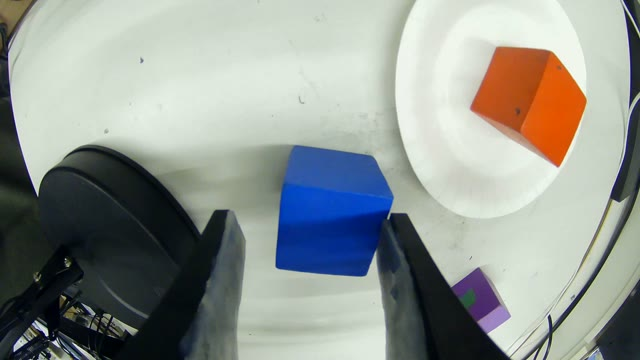
#> input picture sample_data/20260917_150545_000001/right_wrist_frame.jpg, 640 x 360 px
$ python -i rgbd_align.py   (imports and definitions only)
#> lines starting #> are read from the running program, lines starting #| are printed output that depends on the picture
#> further down, picture is the input picture: shape (360, 640, 3); mean B, G, R 146.2, 151.2, 145.4
"""Is the depth map pointing at the same place as the colour image?

`check_rgbd_ready` already asks whether depth exists, covers enough of the frame and sits at a plausible distance, and
`tools.calibrate_table_frame` cross-checks the table plane against a board solved from colour. Neither notices a depth
map that is spatially *shifted* — the plane is still flat and the coverage is still fine when every object boundary is
four pixels to the left, and four pixels at a metre is a couple of centimetres of cube. The Orbbec aligns depth to
colour in hardware, which is exactly the kind of thing that is either right or quietly wrong.

So: find the edges both images agree should exist, and measure how far apart they land.

    rgb edges          Canny on the colour image
    depth edges        where the depth gradient jumps by more than a few centimetres
    offset             for each depth edge pixel, the distance to the nearest rgb edge

Three numbers come out, and none of them is a threshold. What counts as acceptable depends on the distance to the table
and on how much a pixel is worth there, so the first datasets record these and the limits are set afterwards from what
a known-good rig actually produces. Only a gross offset -- edges that are nowhere near each other -- is a failure on
sight."""
from __future__ import annotations
import numpy as np


def _edges_rgb(rgb: np.ndarray, *, lo: int = 60, hi: int = 160) -> np.ndarray:
#> called with lo = 60, hi = 160
    import cv2
    g = cv2.cvtColor(rgb, cv2.COLOR_BGR2GRAY) if rgb.ndim == 3 else rgb
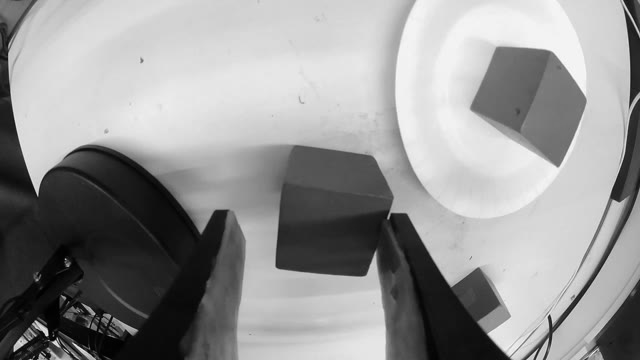
#> g: shape (360, 640); min 1, max 250, mean 148.9
    return cv2.Canny(cv2.GaussianBlur(g, (5, 5), 0), lo, hi) > 0
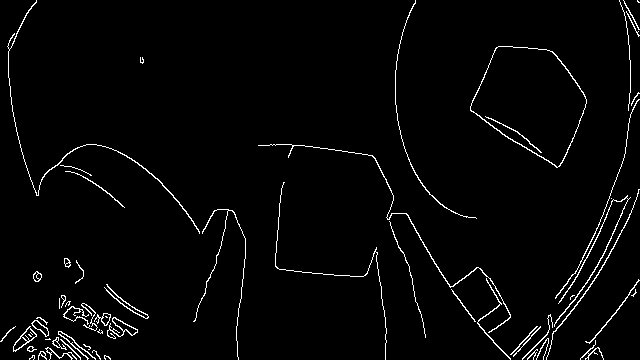
#> returned value: shape (360, 640) bool; 2.6% white in thin lines or dots


# [114 lines left out: functions _edges_depth, edge_alignment, summarise, not called in this run]

>>> import cv2
>>> picture = cv2.imread('../../../sample_data/20260917_150545_000001/right_wrist_frame.jpg')
>>> result = _edges_rgb(picture)
